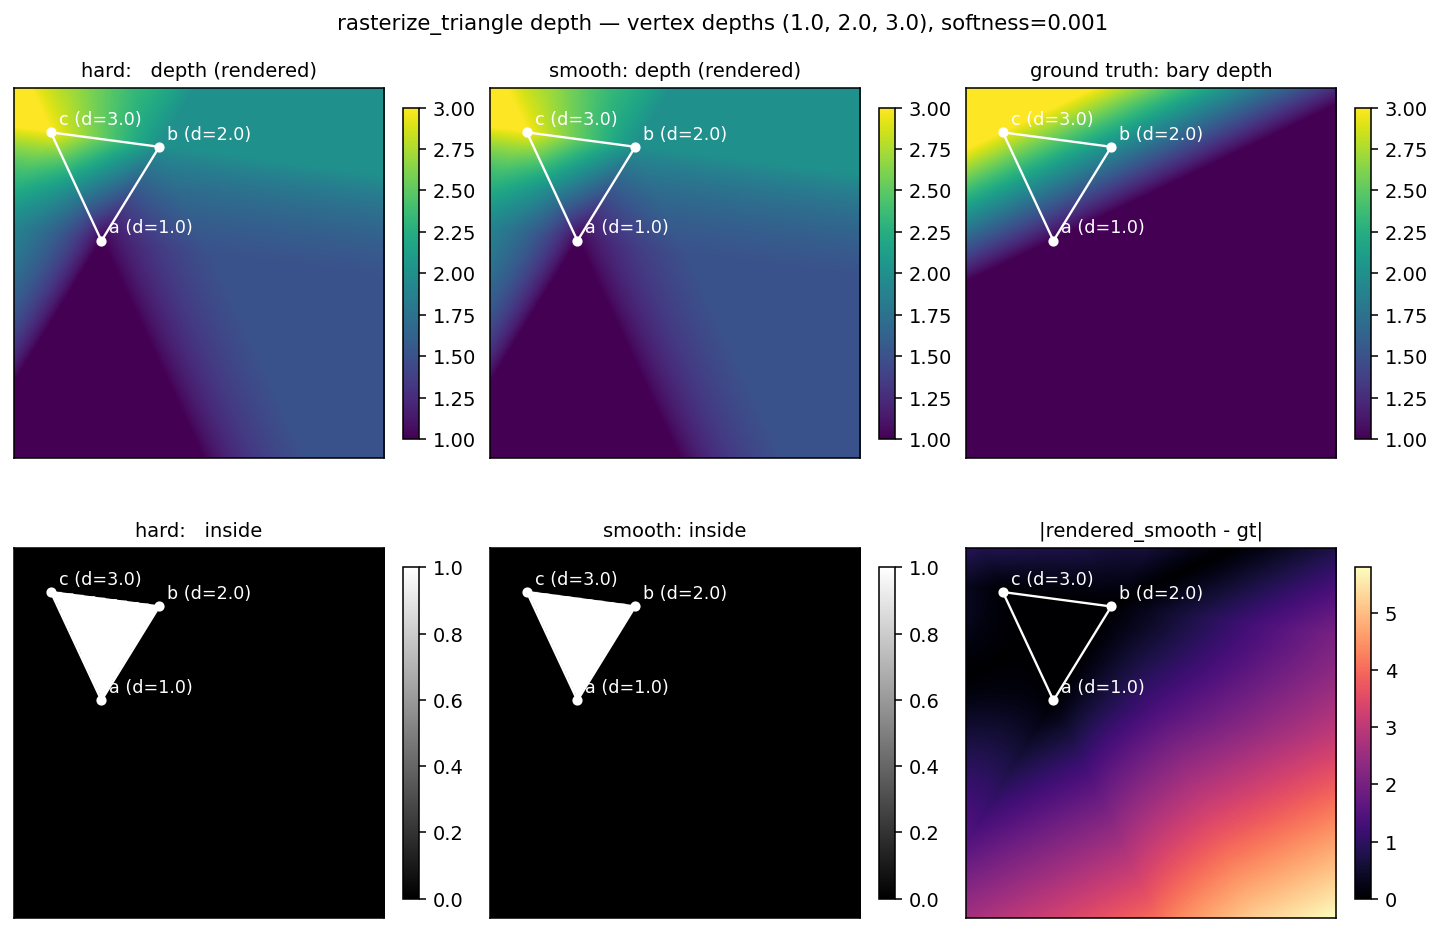

Write Python code to recreate this figure.
"""Visualise per-pixel depth produced by `rasterize_triangle` for one triangle.

Builds a single-triangle `RasterizedModel` with hand-chosen screen
positions and vertex depths, runs `rasterize_triangle` over an H x W
pixel grid in both `hard` and `smooth` modes, and plots the resulting
`depth` field (and `inside` for context). The analytic linear-barycentric
depth is plotted alongside as a reference: the rendered depth reproduces
it over the triangle interior, so the `|rendered - gt|` panel is near
zero inside the silhouette.

Note that `mode` only relaxes the *coverage* test (`inside`); the
barycentric weights driving the interpolation are the same either way,
so the `hard` and `smooth` depth panels are identical.
"""

import os
import matplotlib.pyplot as plt
import jax.numpy as jnp

import rasterizer as rf


def make_single_triangle(screen_pos, vertex_depths):
    """Wrap (3, 2) screen positions + (3,) depths in a `RasterizedModel`."""
    return rf.RasterizedModel(
        depth=jnp.asarray(vertex_depths, dtype=jnp.float32),       # (3,)
        screen_pos=jnp.asarray(screen_pos, dtype=jnp.float32),     # (3, 2)
        tex_coords=jnp.zeros((3, 2), dtype=jnp.float32),
        normals=jnp.zeros((3, 3), dtype=jnp.float32),
    )


def ground_truth_depth(a, b, c, depths, h, w):
    """Linear barycentric depth over the full grid (signed weights, no clip)."""
    p = rf.pixel_grid(h, w)                            # (H, W, 2)
    area_abp = rf.signed_parallelogram_area(a, b, p)
    area_bcp = rf.signed_parallelogram_area(b, c, p)
    area_cap = rf.signed_parallelogram_area(c, a, p)
    area_total = area_abp + area_bcp + area_cap
    wa = rf.safe_division(area_bcp, area_total)
    wb = rf.safe_division(area_cap, area_total)
    wc = rf.safe_division(area_abp, area_total)
    return wa * depths[0] + wb * depths[1] + wc * depths[2]


def _dummy_shader(pixel_xy, tex_coord, normal, depth):
    return jnp.zeros((*pixel_xy.shape[:-1], 3), dtype=jnp.float32)


def main():
    H, W = 256, 256
    
    # CW winding order
    # screen_pos = 0.5 * jnp.array([
    #     [ 50.0,  60.0],   # a
    #     [200.0,  80.0],   # b
    #     [120.0, 210.0],   # c
    # ])
    
    # CCW winding order
    screen_pos = 0.5 * jnp.array([
        [120.0, 210.0],   # c
        [200.0,  80.0],   # b
        [ 50.0,  60.0],   # a
    ])
    # Make vertex depths *clearly different* so the interpolation pattern
    # is visible. A correct rasterizer should show a smooth gradient
    # across the triangle interior between these values.
    vertex_depths = jnp.array([1.0, 2.0, 3.0])

    triangle = make_single_triangle(screen_pos, vertex_depths)

    softness = 1e-3
    color_h, depth_h, inside_h = rf.rasterize_triangle(
        triangle, H, W, _dummy_shader, mode="hard", softness=softness,
    )
    color_s, depth_s, inside_s = rf.rasterize_triangle(
        triangle, H, W, _dummy_shader, mode="smooth", softness=softness,
    )

    a, b, c = screen_pos[0], screen_pos[1], screen_pos[2]
    depth_gt = ground_truth_depth(a, b, c, vertex_depths, H, W)

    # Common depth colour scale across all three depth panels so they
    # are directly comparable.
    d_lo = float(min(jnp.min(depth_h), jnp.min(depth_s)))#, jnp.min(depth_gt)))
    d_hi = float(max(jnp.max(depth_h), jnp.max(depth_s)))#, jnp.max(depth_gt)))

    fig, axes = plt.subplots(2, 3, figsize=(3 * 3.4, 2 * 3.4),
                             constrained_layout=True)
    fig.suptitle(
        f"rasterize_triangle depth — vertex depths {tuple(float(v) for v in vertex_depths)}, "
        f"softness={softness}",
        fontsize=11,
    )

    panels = [
        ("hard:   depth (rendered)",  depth_h,    "viridis", (d_lo, d_hi)),
        ("smooth: depth (rendered)",  depth_s,    "viridis", (d_lo, d_hi)),
        ("ground truth: bary depth",  depth_gt,   "viridis", (d_lo, d_hi)),
        ("hard:   inside",            inside_h,   "gray",    (0.0, 1.0)),
        ("smooth: inside",            inside_s,   "gray",    (0.0, 1.0)),
        ("|rendered_smooth - gt|",    jnp.abs(depth_s - depth_gt),
                                                  "magma",  (0.0, float(jnp.max(jnp.abs(depth_s - depth_gt))))),
    ]

    for ax, (title, field, cmap, (vmin, vmax)) in zip(axes.ravel(), panels):
        im = ax.imshow(field, cmap=cmap, vmin=vmin, vmax=vmax, origin="upper")
        # Triangle outline (note: imshow with origin="upper" uses pixel
        # coordinates directly, so x = column, y = row).
        xs = [float(a[0]), float(b[0]), float(c[0]), float(a[0])]
        ys = [float(a[1]), float(b[1]), float(c[1]), float(a[1])]
        ax.plot(xs, ys, color="white", linewidth=1.2)
        for v, lab in zip([a, b, c], "abc"):
            ax.scatter([float(v[0])], [float(v[1])], color="white", s=18)
            ax.annotate(f"{lab} (d={float(vertex_depths['abc'.index(lab)]):.1f})",
                        (float(v[0]), float(v[1])), color="white",
                        xytext=(4, 4), textcoords="offset points", fontsize=9)
        ax.set_title(title, fontsize=10)
        ax.set_xticks([]); ax.set_yticks([])
        fig.colorbar(im, ax=ax, shrink=0.75)

    out_path = os.path.join(os.path.dirname(os.path.abspath(__file__)),
                            "depth_analysis.png")
    plt.savefig(out_path, dpi=140, bbox_inches="tight")
    print(f"Wrote {out_path}")

    # Quick numerical readout at the centroid pixel.
    cx = int((float(a[0]) + float(b[0]) + float(c[0])) / 3)
    cy = int((float(a[1]) + float(b[1]) + float(c[1])) / 3)
    print(f"At centroid pixel ({cx}, {cy}):")
    print(f"  hard   rendered depth = {float(depth_h[cy, cx]):.4f}")
    print(f"  smooth rendered depth = {float(depth_s[cy, cx]):.4f}")
    print(f"  ground-truth depth    = {float(depth_gt[cy, cx]):.4f}  "
          f"(centroid of vertex depths = {float(jnp.mean(vertex_depths)):.4f})")


if __name__ == "__main__":
    main()
